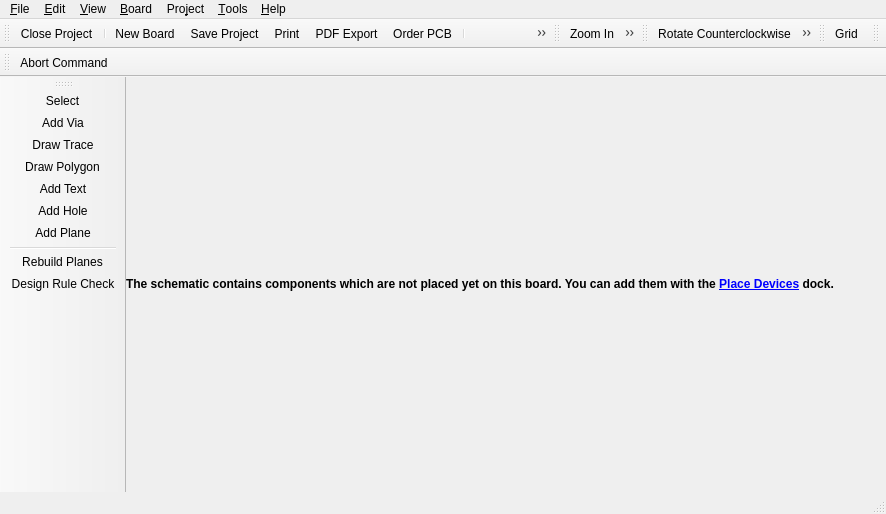
<?xml version="1.0" encoding="UTF-8"?>
<ui version="4.0">
 <class>librepcb::project::editor::BoardEditor</class>
 <widget class="QMainWindow" name="librepcb::project::editor::BoardEditor">
  <property name="enabled">
   <bool>true</bool>
  </property>
  <property name="geometry">
   <rect>
    <x>0</x>
    <y>0</y>
    <width>886</width>
    <height>514</height>
   </rect>
  </property>
  <property name="windowTitle">
   <string>Board Editor</string>
  </property>
  <property name="windowIcon">
   <iconset>
    <normaloff>:/img/actions/board_editor.png</normaloff>:/img/actions/board_editor.png</iconset>
  </property>
  <widget class="QWidget" name="centralwidget">
   <layout class="QVBoxLayout" name="verticalLayout">
    <property name="spacing">
     <number>0</number>
    </property>
    <property name="leftMargin">
     <number>0</number>
    </property>
    <property name="topMargin">
     <number>0</number>
    </property>
    <property name="rightMargin">
     <number>0</number>
    </property>
    <property name="bottomMargin">
     <number>0</number>
    </property>
    <item>
     <widget class="QTabBar" name="tabBar" native="true"/>
    </item>
    <item>
     <widget class="QLabel" name="lblUnplacedComponentsNote">
      <property name="font">
       <font>
        <weight>75</weight>
        <bold>true</bold>
       </font>
      </property>
      <property name="styleSheet">
       <string notr="true">QLabel {background-color: rgb(255, 255, 127); color: rgb(170, 0, 0);};</string>
      </property>
      <property name="text">
       <string>&lt;html&gt;&lt;head/&gt;&lt;body&gt;&lt;p&gt;The schematic contains components which are not placed yet on this board. You can add them with the &lt;a href=&quot;PlaceDevicesDock&quot;&gt;&lt;span style=&quot; text-decoration: underline; color:#0000ff;&quot;&gt;Place Devices&lt;/span&gt;&lt;/a&gt; dock.&lt;/p&gt;&lt;/body&gt;&lt;/html&gt;</string>
      </property>
      <property name="wordWrap">
       <bool>true</bool>
      </property>
      <property name="margin">
       <number>10</number>
      </property>
     </widget>
    </item>
   </layout>
  </widget>
  <widget class="QMenuBar" name="menubar">
   <property name="geometry">
    <rect>
     <x>0</x>
     <y>0</y>
     <width>886</width>
     <height>22</height>
    </rect>
   </property>
   <widget class="QMenu" name="menuFile">
    <property name="title">
     <string>&amp;File</string>
    </property>
    <addaction name="actionProjectSave"/>
    <addaction name="actionExportLppz"/>
    <addaction name="actionExportAsPdf"/>
    <addaction name="actionExportAsSvg"/>
    <addaction name="actionGenerateBom"/>
    <addaction name="actionGenerateFabricationData"/>
    <addaction name="actionGeneratePickPlace"/>
    <addaction name="actionPrint"/>
    <addaction name="separator"/>
    <addaction name="actionOrderPcb"/>
    <addaction name="separator"/>
    <addaction name="actionProjectClose"/>
    <addaction name="actionQuit"/>
   </widget>
   <widget class="QMenu" name="menuEdit">
    <property name="title">
     <string>&amp;Edit</string>
    </property>
    <addaction name="actionUndo"/>
    <addaction name="actionRedo"/>
    <addaction name="separator"/>
    <addaction name="actionSelectAll"/>
    <addaction name="separator"/>
    <addaction name="actionRotate_CCW"/>
    <addaction name="actionRotate_CW"/>
    <addaction name="actionFlipHorizontal"/>
    <addaction name="actionFlipVertical"/>
    <addaction name="actionCopy"/>
    <addaction name="actionCut"/>
    <addaction name="actionPaste"/>
    <addaction name="actionRemove"/>
    <addaction name="separator"/>
    <addaction name="actionEditNetClasses"/>
   </widget>
   <widget class="QMenu" name="menuView">
    <property name="title">
     <string>&amp;View</string>
    </property>
    <addaction name="actionGrid"/>
    <addaction name="separator"/>
    <addaction name="actionHideAllPlanes"/>
    <addaction name="actionShowAllPlanes"/>
    <addaction name="separator"/>
    <addaction name="actionZoomIn"/>
    <addaction name="actionZoomOut"/>
    <addaction name="actionZoomAll"/>
   </widget>
   <widget class="QMenu" name="menuProject">
    <property name="title">
     <string>Pro&amp;ject</string>
    </property>
    <addaction name="actionProjectProperties"/>
    <addaction name="actionProjectSettings"/>
    <addaction name="separator"/>
    <addaction name="actionUpdateLibrary"/>
   </widget>
   <widget class="QMenu" name="menuTools">
    <property name="title">
     <string>&amp;Tools</string>
    </property>
    <addaction name="actionToolSelect"/>
    <addaction name="actionToolAddVia"/>
    <addaction name="actionToolDrawTrace"/>
    <addaction name="actionToolDrawPolygon"/>
    <addaction name="actionToolAddText"/>
    <addaction name="actionToolAddHole"/>
    <addaction name="actionToolAddPlane"/>
   </widget>
   <widget class="QMenu" name="menuHelp">
    <property name="enabled">
     <bool>true</bool>
    </property>
    <property name="title">
     <string>&amp;Help</string>
    </property>
    <addaction name="actionOnlineDocumentation"/>
    <addaction name="actionOpenWebsite"/>
    <addaction name="actionAbout"/>
    <addaction name="actionAboutQt"/>
   </widget>
   <widget class="QMenu" name="menuBoard">
    <property name="title">
     <string>&amp;Board</string>
    </property>
    <addaction name="actionLayerStackSetup"/>
    <addaction name="actionModifyDesignRules"/>
    <addaction name="actionDesignRuleCheck"/>
    <addaction name="separator"/>
    <addaction name="actionRebuildPlanes"/>
    <addaction name="separator"/>
    <addaction name="actionNewBoard"/>
    <addaction name="actionCopyBoard"/>
    <addaction name="actionRemoveBoard"/>
    <addaction name="separator"/>
   </widget>
   <addaction name="menuFile"/>
   <addaction name="menuEdit"/>
   <addaction name="menuView"/>
   <addaction name="menuBoard"/>
   <addaction name="menuProject"/>
   <addaction name="menuTools"/>
   <addaction name="menuHelp"/>
  </widget>
  <widget class="librepcb::StatusBar" name="statusbar"/>
  <widget class="QToolBar" name="fileToolbar">
   <property name="windowTitle">
    <string>File</string>
   </property>
   <attribute name="toolBarArea">
    <enum>TopToolBarArea</enum>
   </attribute>
   <attribute name="toolBarBreak">
    <bool>false</bool>
   </attribute>
   <addaction name="actionProjectClose"/>
   <addaction name="separator"/>
   <addaction name="actionNewBoard"/>
   <addaction name="actionProjectSave"/>
   <addaction name="actionPrint"/>
   <addaction name="actionExportAsPdf"/>
   <addaction name="actionOrderPcb"/>
   <addaction name="separator"/>
   <addaction name="actionShowControlPanel"/>
   <addaction name="actionShowSchematicEditor"/>
   <addaction name="separator"/>
   <addaction name="actionUndo"/>
   <addaction name="actionRedo"/>
  </widget>
  <widget class="QToolBar" name="zoomToolbar">
   <property name="windowTitle">
    <string>Zoom</string>
   </property>
   <attribute name="toolBarArea">
    <enum>TopToolBarArea</enum>
   </attribute>
   <attribute name="toolBarBreak">
    <bool>false</bool>
   </attribute>
   <addaction name="actionZoomIn"/>
   <addaction name="actionZoomOut"/>
   <addaction name="actionZoomAll"/>
  </widget>
  <widget class="QToolBar" name="editToolbar">
   <property name="windowTitle">
    <string>Edit</string>
   </property>
   <attribute name="toolBarArea">
    <enum>TopToolBarArea</enum>
   </attribute>
   <attribute name="toolBarBreak">
    <bool>false</bool>
   </attribute>
   <addaction name="actionRotate_CCW"/>
   <addaction name="actionRotate_CW"/>
   <addaction name="actionFlipHorizontal"/>
   <addaction name="actionFlipVertical"/>
   <addaction name="separator"/>
   <addaction name="actionCut"/>
   <addaction name="actionCopy"/>
   <addaction name="actionPaste"/>
   <addaction name="actionRemove"/>
  </widget>
  <widget class="QToolBar" name="viewToolbar">
   <property name="windowTitle">
    <string>View</string>
   </property>
   <attribute name="toolBarArea">
    <enum>TopToolBarArea</enum>
   </attribute>
   <attribute name="toolBarBreak">
    <bool>false</bool>
   </attribute>
   <addaction name="actionGrid"/>
  </widget>
  <widget class="librepcb::project::editor::SearchToolBar" name="searchToolbar">
   <property name="windowTitle">
    <string>Search</string>
   </property>
   <attribute name="toolBarArea">
    <enum>TopToolBarArea</enum>
   </attribute>
   <attribute name="toolBarBreak">
    <bool>false</bool>
   </attribute>
  </widget>
  <widget class="QToolBar" name="toolsToolbar">
   <property name="windowTitle">
    <string>Tools</string>
   </property>
   <attribute name="toolBarArea">
    <enum>LeftToolBarArea</enum>
   </attribute>
   <attribute name="toolBarBreak">
    <bool>false</bool>
   </attribute>
   <addaction name="actionToolSelect"/>
   <addaction name="actionToolAddVia"/>
   <addaction name="actionToolDrawTrace"/>
   <addaction name="actionToolDrawPolygon"/>
   <addaction name="actionToolAddText"/>
   <addaction name="actionToolAddHole"/>
   <addaction name="actionToolAddPlane"/>
   <addaction name="separator"/>
   <addaction name="actionRebuildPlanes"/>
   <addaction name="actionDesignRuleCheck"/>
  </widget>
  <widget class="QToolBar" name="commandToolbar">
   <property name="windowTitle">
    <string>Command</string>
   </property>
   <attribute name="toolBarArea">
    <enum>TopToolBarArea</enum>
   </attribute>
   <attribute name="toolBarBreak">
    <bool>true</bool>
   </attribute>
   <addaction name="actionCommandAbort"/>
  </widget>
  <action name="actionProjectSave">
   <property name="icon">
    <iconset>
     <normaloff>:/img/actions/save.png</normaloff>:/img/actions/save.png</iconset>
   </property>
   <property name="text">
    <string>&amp;Save Project</string>
   </property>
   <property name="shortcut">
    <string notr="true">Ctrl+S</string>
   </property>
  </action>
  <action name="actionProjectClose">
   <property name="icon">
    <iconset>
     <normaloff>:/img/actions/close.png</normaloff>:/img/actions/close.png</iconset>
   </property>
   <property name="text">
    <string>&amp;Close Project</string>
   </property>
   <property name="shortcut">
    <string notr="true"/>
   </property>
  </action>
  <action name="actionPrint">
   <property name="icon">
    <iconset>
     <normaloff>:/img/actions/print.png</normaloff>:/img/actions/print.png</iconset>
   </property>
   <property name="text">
    <string>&amp;Print</string>
   </property>
   <property name="shortcut">
    <string notr="true">Ctrl+P</string>
   </property>
  </action>
  <action name="actionQuit">
   <property name="icon">
    <iconset>
     <normaloff>:/img/actions/quit.png</normaloff>:/img/actions/quit.png</iconset>
   </property>
   <property name="text">
    <string>&amp;Quit</string>
   </property>
   <property name="shortcut">
    <string notr="true">Ctrl+Q</string>
   </property>
  </action>
  <action name="actionExportAsPdf">
   <property name="icon">
    <iconset>
     <normaloff>:/img/actions/pdf.png</normaloff>:/img/actions/pdf.png</iconset>
   </property>
   <property name="text">
    <string>PDF &amp;Export</string>
   </property>
   <property name="shortcut">
    <string notr="true"/>
   </property>
  </action>
  <action name="actionShowControlPanel">
   <property name="icon">
    <iconset>
     <normaloff>:/img/actions/home.png</normaloff>:/img/actions/home.png</iconset>
   </property>
   <property name="text">
    <string>Show Control Panel</string>
   </property>
   <property name="shortcut">
    <string notr="true"/>
   </property>
  </action>
  <action name="actionShowSchematicEditor">
   <property name="icon">
    <iconset>
     <normaloff>:/img/actions/schematic.png</normaloff>:/img/actions/schematic.png</iconset>
   </property>
   <property name="text">
    <string>Show Schematic Editor</string>
   </property>
   <property name="shortcut">
    <string notr="true"/>
   </property>
  </action>
  <action name="actionUndo">
   <property name="icon">
    <iconset>
     <normaloff>:/img/actions/undo.png</normaloff>:/img/actions/undo.png</iconset>
   </property>
   <property name="text">
    <string>&amp;Undo</string>
   </property>
   <property name="shortcut">
    <string notr="true">Ctrl+Z</string>
   </property>
  </action>
  <action name="actionRedo">
   <property name="icon">
    <iconset>
     <normaloff>:/img/actions/redo.png</normaloff>:/img/actions/redo.png</iconset>
   </property>
   <property name="text">
    <string>&amp;Redo</string>
   </property>
   <property name="shortcut">
    <string notr="true">Ctrl+Y</string>
   </property>
  </action>
  <action name="actionOnlineDocumentation">
   <property name="icon">
    <iconset>
     <normaloff>:/img/actions/help.png</normaloff>:/img/actions/help.png</iconset>
   </property>
   <property name="text">
    <string>Online Documentation</string>
   </property>
   <property name="shortcut">
    <string notr="true">F1</string>
   </property>
  </action>
  <action name="actionOpenWebsite">
   <property name="icon">
    <iconset>
     <normaloff>:/img/actions/open_browser.png</normaloff>:/img/actions/open_browser.png</iconset>
   </property>
   <property name="text">
    <string>LibrePCB Website</string>
   </property>
   <property name="shortcut">
    <string notr="true"/>
   </property>
  </action>
  <action name="actionRotate_CCW">
   <property name="icon">
    <iconset>
     <normaloff>:/img/actions/rotate_left.png</normaloff>:/img/actions/rotate_left.png</iconset>
   </property>
   <property name="text">
    <string>R&amp;otate Counterclockwise</string>
   </property>
   <property name="shortcut">
    <string notr="true">R</string>
   </property>
  </action>
  <action name="actionRotate_CW">
   <property name="icon">
    <iconset>
     <normaloff>:/img/actions/rotate_right.png</normaloff>:/img/actions/rotate_right.png</iconset>
   </property>
   <property name="text">
    <string>Rotate C&amp;lockwise</string>
   </property>
   <property name="shortcut">
    <string notr="true">Shift+R</string>
   </property>
  </action>
  <action name="actionCopy">
   <property name="icon">
    <iconset>
     <normaloff>:/img/actions/copy.png</normaloff>:/img/actions/copy.png</iconset>
   </property>
   <property name="text">
    <string>&amp;Copy</string>
   </property>
   <property name="shortcut">
    <string notr="true">Ctrl+C</string>
   </property>
  </action>
  <action name="actionCut">
   <property name="icon">
    <iconset>
     <normaloff>:/img/actions/cut.png</normaloff>:/img/actions/cut.png</iconset>
   </property>
   <property name="text">
    <string>Cut</string>
   </property>
   <property name="shortcut">
    <string notr="true">Ctrl+X</string>
   </property>
  </action>
  <action name="actionPaste">
   <property name="icon">
    <iconset>
     <normaloff>:/img/actions/paste.png</normaloff>:/img/actions/paste.png</iconset>
   </property>
   <property name="text">
    <string>&amp;Paste</string>
   </property>
   <property name="shortcut">
    <string notr="true">Ctrl+V</string>
   </property>
  </action>
  <action name="actionRemove">
   <property name="icon">
    <iconset>
     <normaloff>:/img/actions/delete.png</normaloff>:/img/actions/delete.png</iconset>
   </property>
   <property name="text">
    <string>R&amp;emove</string>
   </property>
   <property name="shortcut">
    <string notr="true">Del</string>
   </property>
  </action>
  <action name="actionGrid">
   <property name="icon">
    <iconset>
     <normaloff>:/img/actions/grid.png</normaloff>:/img/actions/grid.png</iconset>
   </property>
   <property name="text">
    <string>&amp;Grid</string>
   </property>
   <property name="shortcut">
    <string notr="true"/>
   </property>
  </action>
  <action name="actionZoomIn">
   <property name="icon">
    <iconset>
     <normaloff>:/img/actions/zoom_in.png</normaloff>:/img/actions/zoom_in.png</iconset>
   </property>
   <property name="text">
    <string>&amp;Zoom In</string>
   </property>
   <property name="shortcut">
    <string notr="true">Ctrl++</string>
   </property>
  </action>
  <action name="actionZoomOut">
   <property name="icon">
    <iconset>
     <normaloff>:/img/actions/zoom_out.png</normaloff>:/img/actions/zoom_out.png</iconset>
   </property>
   <property name="text">
    <string>Zoom &amp;Out</string>
   </property>
   <property name="shortcut">
    <string notr="true">Ctrl+-</string>
   </property>
  </action>
  <action name="actionZoomAll">
   <property name="icon">
    <iconset>
     <normaloff>:/img/actions/zoom_all.png</normaloff>:/img/actions/zoom_all.png</iconset>
   </property>
   <property name="text">
    <string>Zoo&amp;m All</string>
   </property>
   <property name="shortcut">
    <string notr="true"/>
   </property>
  </action>
  <action name="actionProjectProperties">
   <property name="text">
    <string>&amp;Properties</string>
   </property>
   <property name="toolTip">
    <string>Edit Project Properties</string>
   </property>
   <property name="shortcut">
    <string notr="true"/>
   </property>
  </action>
  <action name="actionProjectSettings">
   <property name="icon">
    <iconset>
     <normaloff>:/img/actions/settings.png</normaloff>:/img/actions/settings.png</iconset>
   </property>
   <property name="text">
    <string>&amp;Settings</string>
   </property>
   <property name="toolTip">
    <string>Project Settings</string>
   </property>
   <property name="shortcut">
    <string notr="true"/>
   </property>
  </action>
  <action name="actionAbout">
   <property name="icon">
    <iconset>
     <normaloff>:/img/actions/info.png</normaloff>:/img/actions/info.png</iconset>
   </property>
   <property name="text">
    <string>&amp;About LibrePCB</string>
   </property>
   <property name="shortcut">
    <string notr="true"/>
   </property>
   <property name="menuRole">
    <enum>QAction::AboutRole</enum>
   </property>
  </action>
  <action name="actionAboutQt">
   <property name="text">
    <string>About &amp;Qt</string>
   </property>
   <property name="shortcut">
    <string notr="true"/>
   </property>
   <property name="menuRole">
    <enum>QAction::AboutQtRole</enum>
   </property>
  </action>
  <action name="actionToolSelect">
   <property name="icon">
    <iconset>
     <normaloff>:/img/actions/select.png</normaloff>:/img/actions/select.png</iconset>
   </property>
   <property name="text">
    <string>&amp;Select</string>
   </property>
   <property name="shortcut">
    <string notr="true"/>
   </property>
  </action>
  <action name="actionCommandAbort">
   <property name="icon">
    <iconset>
     <normaloff>:/img/actions/stop.png</normaloff>:/img/actions/stop.png</iconset>
   </property>
   <property name="text">
    <string>Abort Command</string>
   </property>
   <property name="shortcut">
    <string notr="true">Esc</string>
   </property>
  </action>
  <action name="actionNewBoard">
   <property name="icon">
    <iconset>
     <normaloff>:/img/actions/new_2.png</normaloff>:/img/actions/new_2.png</iconset>
   </property>
   <property name="text">
    <string>&amp;New Board</string>
   </property>
   <property name="shortcut">
    <string notr="true">Ctrl+N</string>
   </property>
  </action>
  <action name="actionEditNetClasses">
   <property name="text">
    <string>&amp;Net Classes</string>
   </property>
   <property name="shortcut">
    <string notr="true"/>
   </property>
  </action>
  <action name="actionFlipHorizontal">
   <property name="icon">
    <iconset>
     <normaloff>:/img/actions/flip_horizontal.png</normaloff>:/img/actions/flip_horizontal.png</iconset>
   </property>
   <property name="text">
    <string>&amp;Flip Horizontal</string>
   </property>
   <property name="shortcut">
    <string notr="true">F</string>
   </property>
  </action>
  <action name="actionFlipVertical">
   <property name="icon">
    <iconset>
     <normaloff>:/img/actions/flip_vertical.png</normaloff>:/img/actions/flip_vertical.png</iconset>
   </property>
   <property name="text">
    <string>Flip &amp;Vertical</string>
   </property>
   <property name="shortcut">
    <string notr="true">Shift+F</string>
   </property>
  </action>
  <action name="actionToolDrawTrace">
   <property name="icon">
    <iconset>
     <normaloff>:/img/actions/draw_wire.png</normaloff>:/img/actions/draw_wire.png</iconset>
   </property>
   <property name="text">
    <string>&amp;Draw Trace</string>
   </property>
   <property name="shortcut">
    <string notr="true"/>
   </property>
  </action>
  <action name="actionToolAddVia">
   <property name="icon">
    <iconset>
     <normaloff>:/img/actions/add_via.png</normaloff>:/img/actions/add_via.png</iconset>
   </property>
   <property name="text">
    <string>&amp;Add Via</string>
   </property>
   <property name="shortcut">
    <string notr="true"/>
   </property>
  </action>
  <action name="actionCopyBoard">
   <property name="icon">
    <iconset>
     <normaloff>:/img/actions/copy.png</normaloff>:/img/actions/copy.png</iconset>
   </property>
   <property name="text">
    <string>&amp;Copy Board</string>
   </property>
   <property name="shortcut">
    <string notr="true"/>
   </property>
  </action>
  <action name="actionGenerateFabricationData">
   <property name="icon">
    <iconset>
     <normaloff>:/img/actions/export_gerber.png</normaloff>:/img/actions/export_gerber.png</iconset>
   </property>
   <property name="text">
    <string>&amp;Generate Fabrication Data</string>
   </property>
   <property name="toolTip">
    <string>Generate Fabrication Data</string>
   </property>
   <property name="shortcut">
    <string notr="true"/>
   </property>
  </action>
  <action name="actionModifyDesignRules">
   <property name="text">
    <string>&amp;Design Rules</string>
   </property>
   <property name="shortcut">
    <string notr="true"/>
   </property>
  </action>
  <action name="actionLayerStackSetup">
   <property name="text">
    <string>&amp;Layer Stack Setup</string>
   </property>
   <property name="shortcut">
    <string notr="true"/>
   </property>
  </action>
  <action name="actionRemoveBoard">
   <property name="icon">
    <iconset>
     <normaloff>:/img/actions/delete.png</normaloff>:/img/actions/delete.png</iconset>
   </property>
   <property name="text">
    <string>Remove &amp;Board</string>
   </property>
   <property name="shortcut">
    <string notr="true"/>
   </property>
  </action>
  <action name="actionToolDrawPolygon">
   <property name="icon">
    <iconset>
     <normaloff>:/img/actions/draw_polygon.png</normaloff>:/img/actions/draw_polygon.png</iconset>
   </property>
   <property name="text">
    <string>D&amp;raw Polygon</string>
   </property>
   <property name="shortcut">
    <string notr="true"/>
   </property>
  </action>
  <action name="actionRebuildPlanes">
   <property name="icon">
    <iconset>
     <normaloff>:/img/actions/rebuild_plane.png</normaloff>:/img/actions/rebuild_plane.png</iconset>
   </property>
   <property name="text">
    <string>&amp;Rebuild Planes</string>
   </property>
   <property name="shortcut">
    <string notr="true"/>
   </property>
  </action>
  <action name="actionToolAddPlane">
   <property name="icon">
    <iconset>
     <normaloff>:/img/actions/add_plane.png</normaloff>:/img/actions/add_plane.png</iconset>
   </property>
   <property name="text">
    <string>Add &amp;Plane</string>
   </property>
   <property name="shortcut">
    <string notr="true"/>
   </property>
  </action>
  <action name="actionToolAddText">
   <property name="icon">
    <iconset>
     <normaloff>:/img/actions/add_text.png</normaloff>:/img/actions/add_text.png</iconset>
   </property>
   <property name="text">
    <string>Add T&amp;ext</string>
   </property>
   <property name="shortcut">
    <string notr="true"/>
   </property>
  </action>
  <action name="actionToolAddHole">
   <property name="icon">
    <iconset>
     <normaloff>:/img/actions/add_hole.png</normaloff>:/img/actions/add_hole.png</iconset>
   </property>
   <property name="text">
    <string>Add &amp;Hole</string>
   </property>
   <property name="shortcut">
    <string notr="true"/>
   </property>
  </action>
  <action name="actionUpdateLibrary">
   <property name="icon">
    <iconset>
     <normaloff>:/img/actions/refresh.png</normaloff>:/img/actions/refresh.png</iconset>
   </property>
   <property name="text">
    <string>Update Library</string>
   </property>
   <property name="shortcut">
    <string notr="true"/>
   </property>
  </action>
  <action name="actionExportLppz">
   <property name="icon">
    <iconset>
     <normaloff>:/img/actions/export_zip.png</normaloff>:/img/actions/export_zip.png</iconset>
   </property>
   <property name="text">
    <string>&amp;Export project to *.lppz</string>
   </property>
   <property name="toolTip">
    <string>Export project to *.lppz</string>
   </property>
   <property name="shortcut">
    <string notr="true"/>
   </property>
  </action>
  <action name="actionGenerateBom">
   <property name="icon">
    <iconset>
     <normaloff>:/img/actions/generate_bom.png</normaloff>:/img/actions/generate_bom.png</iconset>
   </property>
   <property name="text">
    <string>Generate BOM</string>
   </property>
   <property name="toolTip">
    <string>Generate BOM</string>
   </property>
   <property name="shortcut">
    <string notr="true"/>
   </property>
  </action>
  <action name="actionShowAllPlanes">
   <property name="icon">
    <iconset>
     <normaloff>:/img/actions/show_planes.png</normaloff>:/img/actions/show_planes.png</iconset>
   </property>
   <property name="text">
    <string>Show All Planes</string>
   </property>
   <property name="shortcut">
    <string notr="true"/>
   </property>
  </action>
  <action name="actionHideAllPlanes">
   <property name="icon">
    <iconset>
     <normaloff>:/img/actions/hide_planes.png</normaloff>:/img/actions/hide_planes.png</iconset>
   </property>
   <property name="text">
    <string>Hide All Planes</string>
   </property>
   <property name="shortcut">
    <string notr="true"/>
   </property>
  </action>
  <action name="actionDesignRuleCheck">
   <property name="icon">
    <iconset>
     <normaloff>:/img/actions/drc.png</normaloff>:/img/actions/drc.png</iconset>
   </property>
   <property name="text">
    <string>Design Rule Check</string>
   </property>
   <property name="shortcut">
    <string notr="true"/>
   </property>
  </action>
  <action name="actionGeneratePickPlace">
   <property name="icon">
    <iconset>
     <normaloff>:/img/actions/export_pick_place_file.png</normaloff>:/img/actions/export_pick_place_file.png</iconset>
   </property>
   <property name="text">
    <string>Generate Pick&amp;&amp;Place Files</string>
   </property>
   <property name="shortcut">
    <string notr="true"/>
   </property>
  </action>
  <action name="actionExportAsSvg">
   <property name="icon">
    <iconset>
     <normaloff>:/img/actions/export_svg.png</normaloff>:/img/actions/export_svg.png</iconset>
   </property>
   <property name="text">
    <string>SVG Export</string>
   </property>
   <property name="shortcut">
    <string notr="true"/>
   </property>
  </action>
  <action name="actionSelectAll">
   <property name="icon">
    <iconset>
     <normaloff>:/img/actions/select_all.png</normaloff>:/img/actions/select_all.png</iconset>
   </property>
   <property name="text">
    <string>Select All</string>
   </property>
   <property name="shortcut">
    <string notr="true">Ctrl+A</string>
   </property>
  </action>
  <action name="actionOrderPcb">
   <property name="icon">
    <iconset>
     <normaloff>:/img/actions/order-pcb.png</normaloff>:/img/actions/order-pcb.png</iconset>
   </property>
   <property name="text">
    <string>Order PCB</string>
   </property>
  </action>
 </widget>
 <customwidgets>
  <customwidget>
   <class>librepcb::StatusBar</class>
   <extends>QStatusBar</extends>
   <header location="global">librepcb/common/widgets/statusbar.h</header>
  </customwidget>
  <customwidget>
   <class>QTabBar</class>
   <extends>QWidget</extends>
   <header>qtabbar.h</header>
  </customwidget>
  <customwidget>
   <class>librepcb::project::editor::SearchToolBar</class>
   <extends>QToolBar</extends>
   <header location="global">librepcb/projecteditor/toolbars/searchtoolbar.h</header>
  </customwidget>
 </customwidgets>
 <resources/>
 <connections/>
</ui>
